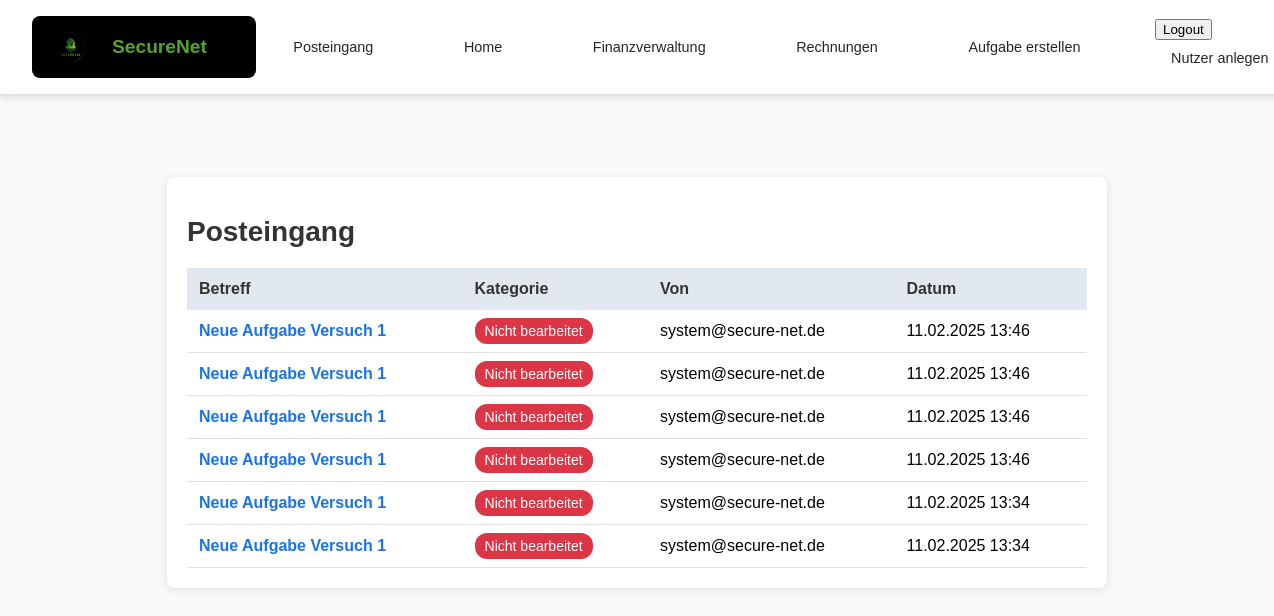
/posts/posteingang/ (signed in), run on an earlier commit of the app's database.
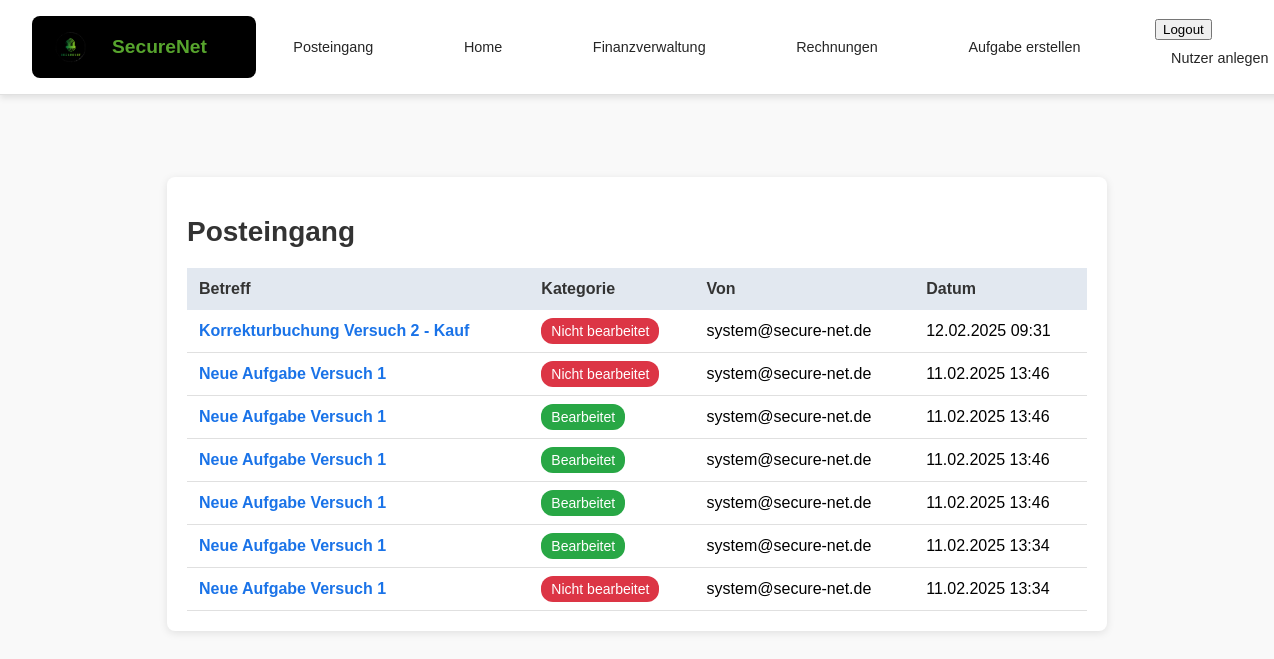
And on a later commit of the database.
### posts/models.py (models this page shows, shortened)
class Mail(models.Model):
    nutzer = models.ForeignKey(settings.AUTH_USER_MODEL, on_delete=models.CASCADE)
    aufgabe = models.ForeignKey(Aufgabe_neu, on_delete=models.CASCADE)
    betreff = models.CharField(max_length=255)
    mailtext = models.TextField()
    versuch = models.PositiveIntegerField(default=1)
    von = models.CharField(max_length=100, default="system@secure-net.de")
    datum = models.DateTimeField(auto_now_add=True)
    status = models.CharField(max_length=50, choices=[
        ('nicht bearbeitet', 'Nicht bearbeitet'),
        ('bearbeitet', 'Bearbeitet')
    ], default='nicht bearbeitet')

### posts/views.py (the view)
# urls.py: path('posteingang/', views.posteingang, name='posteingang'),
@login_required
def posteingang(request):
    mails = Mail.objects.filter(nutzer=request.user).order_by('-datum')
    for mail in mails:
        buchung_vorhanden = Buchung.objects.filter(
            aufgabe=mail.aufgabe,
            nutzer=request.user,
            versuch=mail.versuch  # Korrekte Zuordnung zum Versuch
        ).exists()
        if buchung_vorhanden:
            mail.status = 'bearbeitet'
        else:
            mail.status = 'nicht bearbeitet'
        mail.save()
    return render(request, 'posts/posteingang.html', {'mails': mails})

### posts/templates/posts/posteingang.html (shortened to what this page needs)
{% extends 'master_layout.html' %}
{% load static%}
{% block css %}
<link rel="stylesheet" href="{% static 'css/posteingang.css' %}">
{% endblock %}
{% block content %}
    <div class="container">
        <h1 class="title">Posteingang</h1>
        <div class="table-container">
            <table class="mail-table">
                <thead>
                    <tr>
                        <th>Betreff</th>
                        <th>Kategorie</th>
                        <th>Von</th>
                        <th>Datum</th>
                    </tr>
                </thead>
                <tbody>
                    {% for mail in mails %}
                    <tr class="mail-row" onclick="window.location='{% url 'posts:mail_detail' mail.id %}'">
                        <td>
                            <span class="mail-subject">{{ mail.betreff }}</span>
                        </td>
                        <td>
                            {% if mail.status == 'bearbeitet' %}
                                <span class="status status-bearbeitet">Bearbeitet</span>
                            {% else %}
                                <span class="status status-nicht-bearbeitet">Nicht bearbeitet</span>
                            {% endif %}
                        </td>
                        <td>{{ mail.von }}</td>
                        <td>{{ mail.datum|date:"d.m.Y H:i" }}</td>
                    </tr>
                    {% empty %}
                    <tr>
                        <td colspan="4" class="empty-row">Keine Mails verfügbar.</td>
                    </tr>
                    {% endfor %}
                </tbody>
            </table>
        </div>
    </div>
{% endblock %}

### templates/master_layout.html (shortened to what this page needs)
{% load static %}
<!DOCTYPE html>
<html lang="en">
<head>
    <link rel="stylesheet" href="{% static 'css/master_layout.css' %}">
    {% block css %}
    {% endblock %}
</head>
<body>
    <div class="page-container">
        <header class="header-container">
            <div class="logo-container">
                <img src="/media/securenet-logo.png"
                     alt="SecureNet Logo"
                     class="securenet-logo">
                <span class="logo-text">SecureNet</span>
            </div>
            <nav class="navigation-bar">
                    <a href="{% url 'posts:posteingang' %}" class="nav-element">Posteingang</a>
                    <a href="{% url 'frontpage' %}" class="nav-element">Home</a>
                    <a href="#" class="nav-element">Finanzverwaltung</a>
                    <a href="{% url 'posts:rechnung' %}" class="nav-element">Rechnungen</a>
                    <a href="{% url 'posts:aufgabe_erstellen' %}" class="nav-element">Aufgabe erstellen</a>
                    {% if user.is_authenticated %}
                    <form class="logout" action="{%url 'users:logout' %}" method = "post">
                        <button class="logout-button" title="User Logout">Logout</button>
                        <a class = "nav-element" href="{% url 'users:register' %}">Nutzer anlegen</a>
                    </form>
                    {% else %}
                        <a class = "nav-element" href="{% url 'users:login' %}">Login</a>
                    {% endif %}
            </nav>
        </header>
    </div>
    <div class="content-container">
        {% block content %}{% endblock %}
    </div>
</body>
</html>

### static/css/master_layout.css (style rules this page uses)
body { margin: 0; padding: 0; font-family: Arial, sans-serif; background-color: #f9f9f9; }
.page-container { width: 100%; background: #FFFFFF; display: flex; flex-direction: column; align-items: flex-start; }
.content-container { flex-grow: 1; padding: 2rem; width: 100%; box-sizing: border-box; }
.header-container { width: 100%; display: flex; flex-direction: row; align-items: center; background: #FFFFFF; border-bottom: 0.1rem solid #E0E0E0; box-shadow: 0rem 0.2rem 0.4rem rgba(0, 0, 0, 0.1); padding: 1rem 2rem; justify-content: space-between; }
.logo-container { display: flex; align-items: center; background: #000000; color: #FFFFFF; padding: 0.8rem 1rem; border-radius: 0.5rem; gap: 1rem; width: 12rem; }
.securenet-logo { width: 3rem; height: auto; }
.logo-text { font-size: 1.2rem; font-weight: bold; color: #57a42d; }
.navigation-bar { display: flex; justify-content: space-around; align-items: center; gap: 1rem; flex-grow: 1; }
.nav-element { display: flex; align-items: center; gap: 0.5rem; color: #262626; font-size: 0.9rem; text-decoration: none; padding: 0.6rem 1rem; border-radius: 0.5rem; background: #FFFFFF; transition: background-color 0.3s ease, transform 0.2s ease; }

### static/css/posteingang.css (style rules this page uses)
.container { max-width: 900px; margin: 50px auto; padding: 20px; background-color: #ffffff; border-radius: 8px; box-shadow: 0px 2px 8px rgba(0, 0, 0, 0.1); }
.title { font-size: 28px; color: #333333; margin-bottom: 20px; }
.table-container { overflow-x: auto; }
.mail-table { width: 100%; border-collapse: collapse; font-size: 16px; }
.mail-table th { background-color: #e2e8f0; color: #333333; padding: 12px; text-align: left; }
.mail-table td { padding: 12px; border-bottom: 1px solid #e0e0e0; cursor: pointer; }
.mail-subject { font-weight: bold; color: #1a73e8; }
.status { padding: 5px 10px; border-radius: 12px; font-size: 14px; color: #ffffff; }
.status-bearbeitet { background-color: #28a745; }
.status-nicht-bearbeitet { background-color: #dc3545; }

What changed in the data, as far as the page shows it:
added Mail: betreff "Korrekturbuchung Versuch 2 - Kauf", status "Nicht bearbeitet", von "system@secure-net.de", datum "12.02.2025 09:31"
changed Mail (number 3 of 7 on the later page): status "Nicht bearbeitet" → "Bearbeitet"
changed Mail (number 4 of 7 on the later page): status "Nicht bearbeitet" → "Bearbeitet"
changed Mail (number 5 of 7 on the later page): status "Nicht bearbeitet" → "Bearbeitet"
changed Mail (number 6 of 7 on the later page): status "Nicht bearbeitet" → "Bearbeitet"
